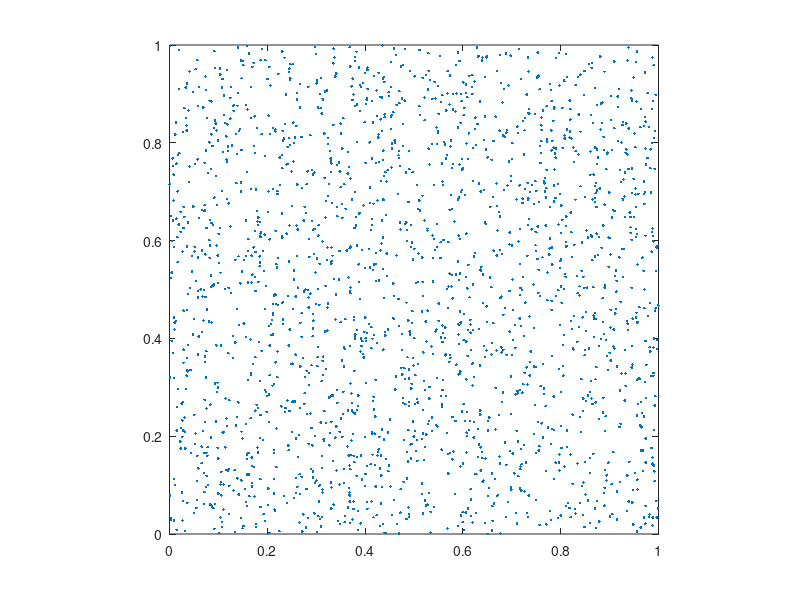

The MATLAB script that drew this image: (Note: this script raises an error after producing the figure.)
%% Basic Settings.
clear;
close all;
warning off;

p = 5;

rank_or_tol = 1e-3;

if rank_or_tol >= 1
    fprintf("rank: %d\n", rank_or_tol);
else
    fprintf("tol: %.4e\n", rank_or_tol);
end

%% Generate points x and omega.
n = 2^p;
nx = n;
ny = n;
N = nx * ny;
M = 2 * N;

x = rand(M, 2);

fprintf("M: %d, N: %d\n", M, N);

figure();
plot(x(:, 1), x(:, 2), "Marker", ".", "LineStyle", "none");
axis equal;
xlim([0, 1]);
ylim([0, 1]);

%% NUDFT2_Matrix.
A = NUDFT2_2D_Matrix(x, nx, ny);
kappa_A = cond(A);
fprintf("cond(A): %.4e\n", kappa_A);

%% NUDFT2.
min_points = p * n;
fprintf("min_points: %d\n", min_points);

tic;
A = NUDFT2_2D(nx, ny);
A.Construct_ID_Full(x, min_points, rank_or_tol);
t_construct = toc;
fprintf("Construct time: %.4e\n", t_construct);

r = A.Rank();
fprintf("HSS rank: %d\n", r);

mem_exact = M * N;
mem = A.Storage();
mem_ratio = mem / mem_exact;
fprintf("Mem ratio: %.4e\n", mem_ratio);

%% Apply.
u_ex = randn(N, 1) + randn(N, 1) * 1i;

tic;
f_nufft = MY_NUFFT2_2D(u_ex, x, nx, ny);
t_nufft = toc;
fprintf("NUFFT time: %.4e\n", t_nufft);

tic;
f = A.Apply(u_ex);
t_apply = toc;
fprintf("Apply time: %.4e\n", t_apply);

df = f - f_nufft;
rel_err = norm(df) / norm(f_nufft);
fprintf("Rel err: %.4e\n", rel_err);

%% URV Factorization.
tic;
A.URV_Factor();
t_factor = toc;
fprintf("Factor time: %.4e\n", t_factor);

%% MRI Reconstruction.
P = phantom('Modified Shepp-Logan', n);
u_ex = reshape(P, N, []);
f_nufft = MY_NUFFT2_2D(u_ex, x, nx, ny);

tic;
u_solve = A.URV_Solve(f_nufft);
t_solve = toc;
fprintf("Solve time: %.4e\n", t_solve);
u_solve = real(u_solve);

r = f_nufft - MY_NUFFT2_2D(u_solve, x, nx, ny);
rel_res = norm(r) / norm(f_nufft);
fprintf("Rel res: %e\n", rel_res);

e = u_ex - u_solve;
rel_acc = norm(e) / norm(u_ex);
fprintf("Rel acc: %.4e\n", rel_acc);

P_reconstruct = reshape(u_solve, n, n);

figure;
subplot(1, 2, 1);
imagesc(P);
colormap gray;
axis image;
axis off;
title('Original Shepp-Logan Phantom', 'FontSize', 12);
colorbar;
subplot(1, 2, 2);
imagesc(P_reconstruct);
colormap gray;
axis image;
axis off;
title('Reconstructed Phantom', 'FontSize', 12);
colorbar;
sgtitle('Reconstruction Comparison', ...
    'FontSize', 14, 'FontWeight', 'bold');
